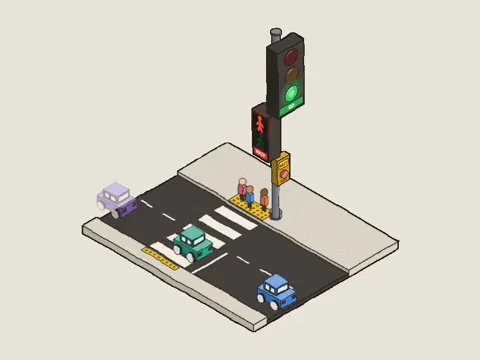
#> input picture skills/colorfigures/demo/img/crossing.webp, 480 x 360 px
$ python -i cut.py   (imports and definitions only)
#> lines starting #> are read from the running program, lines starting #| are printed output that depends on the picture
# /// script
# requires-python = ">=3.10"
# dependencies = ["pillow", "numpy", "typesafe-sdk"]
# ///
"""The edit engine: renders ad.json to an mp4. Shots come from AI clips or stills, each with a
speed curve (ramps, freezes), a camera move on top (push, pan, roll, handheld shake), and an
optional mirror for screen direction. Between shots: cut, flash, dip, whip, zoom-through,
glitch, smash, or a match cut that lines up the subject (boxes from Jev, cached). Inside
shots: impact hits (flash, chromatic kick, shake, punch-in, exposure pop). On top: the grade
(contrast, crush, split tone, saturation with one kept hue), bloom, vignette, kinetic type and
logos, grain, and the score. See references/edit.md for every key.
usage: uv run tools/cut.py AD_DIR [--preview 0.5] [--range 0-120] [--frames 10,40 --png DIR]
                                  [--out out/ad.mp4] [--jobs 8] [--no-audio]
"""
import argparse, math, os, subprocess, sys, zlib
from concurrent.futures import ProcessPoolExecutor
import numpy as np
from PIL import Image, ImageDraw, ImageFilter, ImageFont

sys.path.insert(0, os.path.dirname(os.path.abspath(__file__)))
from adlib import FONTS, Ad, ease, find_box, keyframes

AD = None
W = H = 0
U = 1.0      # px scale: 1 at 1080 wide
PLAN = {}


def color(c):
    c = c.lstrip("#")
    return tuple(int(c[i:i + 2], 16) for i in (0, 2, 4))


# [175 lines left out: functions lerp2, plan_shot, hits_of, hit_env, affine, wobble and 6 more, not called in this run]


def toward(img, c, x):
    return Image.blend(img, Image.new("RGB", (W, H), c), min(1.0, max(0.0, x)))


# ---------------------------------------------------------------- the finish

def grade(img):
    lk = AD.data.get("look", {})
    a = np.asarray(img, np.float32) / 255
    if lk.get("exposure"):
        a = a * 2 ** lk["exposure"]
    if lk.get("crush"):
        a = (a - lk["crush"]) / (1 - lk["crush"])
    if lk.get("contrast", 1) != 1:
        a = 0.45 + (a - 0.45) * lk["contrast"]
    a = np.clip(a, 0, 1)
    sp = lk.get("split")
    if sp:
        lum = a.mean(2, keepdims=True)
        sh = np.array(color(sp.get("shadows", "#000000")), np.float32) / 255
        hi = np.array(color(sp.get("highlights", "#ffffff")), np.float32) / 255
        amt = sp.get("amount", 0.15)
        a = a + amt * ((1 - lum) ** 2 * sh + lum ** 2 * (hi - 1))
        a = np.clip(a, 0, 1)
    img = Image.fromarray((a * 255).astype(np.uint8))
    sat, keep = lk.get("sat", 1.0), lk.get("keep")
    if sat != 1 or keep:
        hsv = np.asarray(img.convert("HSV"), np.float32)
        m = np.full(hsv.shape[:2], sat, np.float32)
        if keep:
            hue = keep["hue"] / 360 * 255
            dist = np.abs((hsv[..., 0] - hue + 128) % 256 - 128) / 255 * 360
            wgt = np.exp(-(dist / keep.get("width", 18)) ** 2)
            m = m + (keep.get("sat", 1.1) - m) * wgt
        hsv[..., 1] = np.clip(hsv[..., 1] * m, 0, 255)
        img = Image.fromarray(hsv.astype(np.uint8), "HSV").convert("RGB")
    if lk.get("bloom"):
        small = img.resize((W // 4, H // 4), Image.BILINEAR)
        s = np.asarray(small, np.float32) / 255
        s = np.clip((s - 0.62) / 0.38, 0, 1) ** 2
        glow = Image.fromarray((s * 255).astype(np.uint8)).filter(ImageFilter.GaussianBlur(10 * U)).resize((W, H), Image.BILINEAR)
        a = np.asarray(img, np.float32) + lk["bloom"] * np.asarray(glow, np.float32)
        img = Image.fromarray(np.clip(a, 0, 255).astype(np.uint8))
    if lk.get("vignette"):
        a = np.asarray(img, np.float32) * PLAN["vignette"][..., None]
        img = Image.fromarray(a.astype(np.uint8))
    return img


# [15 lines left out: functions vignette_mask, grain, not called in this run]


# ---------------------------------------------------------------- type and logos

_layers = {}


def font(name, size):
    path = name if os.path.isabs(name) else os.path.join(FONTS, name)
    return ImageFont.truetype(path, max(4, round(size)))


# [241 lines left out: functions text_layer, image_layer, overlays, edges, match_plan, align and 4 more, not called in this run]


# [2 lines not run here, left out]

>>> import cv2
>>> picture = cv2.imread('../../colorfigures/demo/img/crossing.webp', cv2.IMREAD_GRAYSCALE)
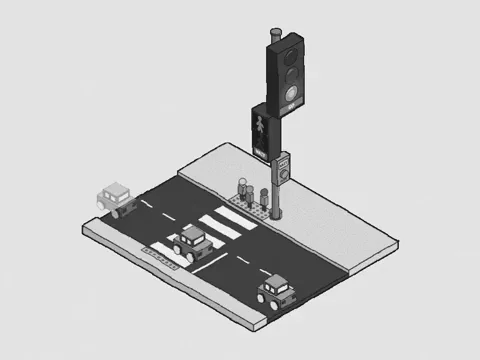
#> picture: shape (360, 480); min 3, max 255, mean 205.6
#> (the run stopped early here; a loop or call above may not have finished)

$ run again, on skills/colorfigures/demo/img/kettle.webp
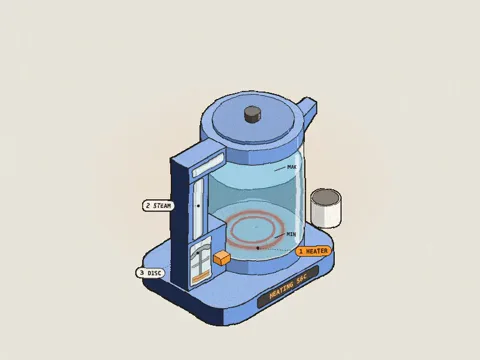
#> input picture skills/colorfigures/demo/img/kettle.webp, 480 x 360 px
#> `picture = cv2.imread('../../colorfigures/demo/img/crossing.webp', cv2...`:
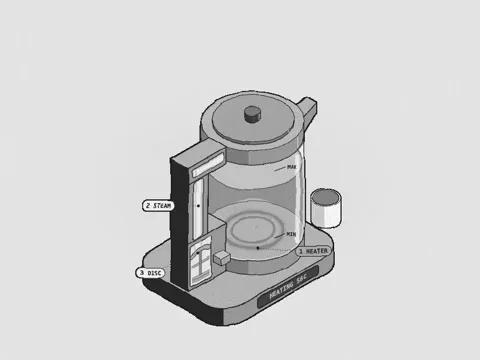
#> picture: shape (360, 480); min 3, max 255, mean 211.2

$ run again, on skills/colorfigures/demo/img/musicbox.webp
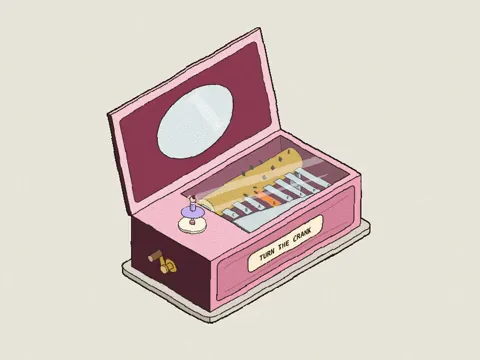
#> input picture skills/colorfigures/demo/img/musicbox.webp, 480 x 360 px
#> `picture = cv2.imread('../../colorfigures/demo/img/crossing.webp', cv2...`:
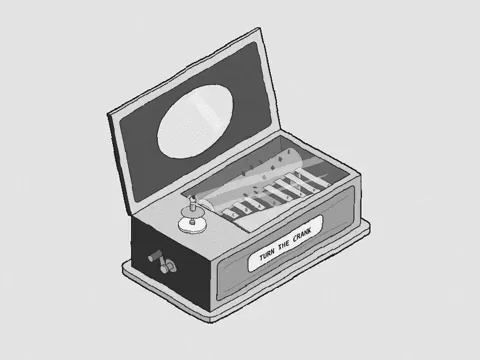
#> picture: shape (360, 480); min 5, max 254, mean 205.3

$ run again, on skills/colorfigures/demo/img/recordplayer.webp
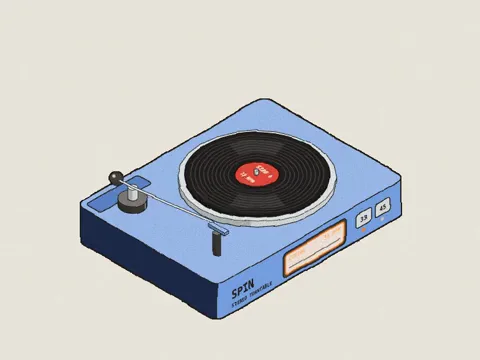
#> input picture skills/colorfigures/demo/img/recordplayer.webp, 480 x 360 px
#> `picture = cv2.imread('../../colorfigures/demo/img/crossing.webp', cv2...`:
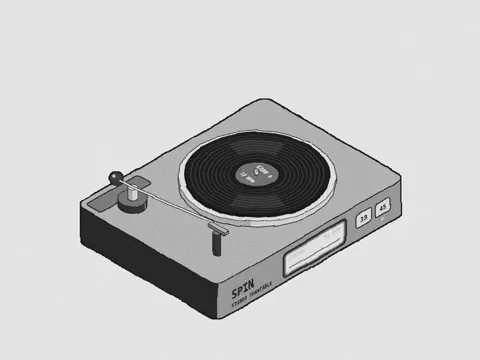
#> picture: shape (360, 480); min 0, max 254, mean 200.5
